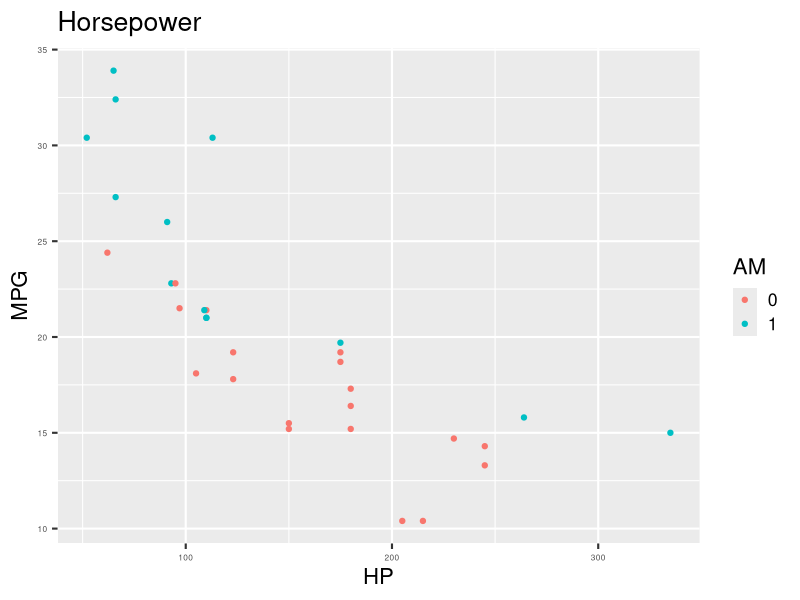

Generate this figure with R:
library(ggplot2)
theme_set(theme_gray(base_size = 16))
theme_update(axis.text = element_text(size = 6))

p <- ggplot(mtcars, aes(hp, mpg, colour = factor(am))) + geom_point() +
  labs(title = "Horsepower", x = "HP", y = "MPG", colour = "AM")
ggsave("hp.png", p, width = 7, height = 5)
